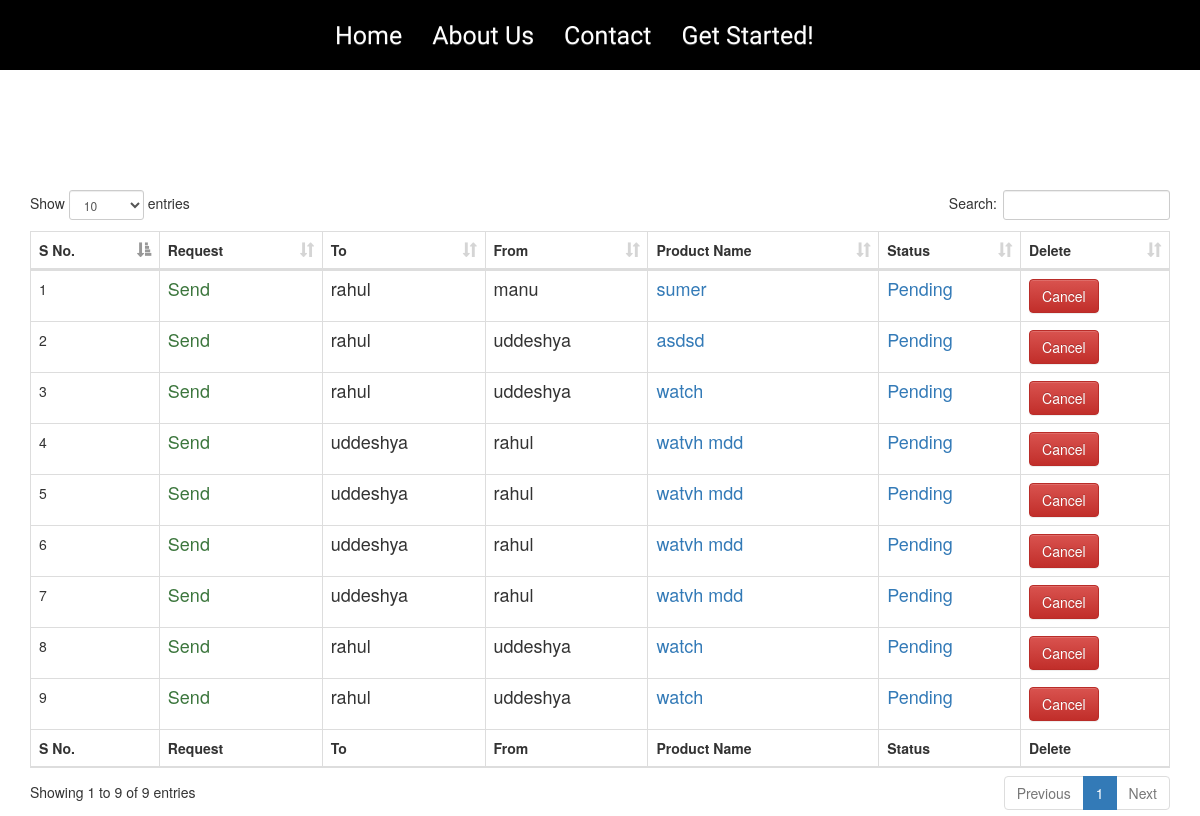
Screenshot of /notification.php with the database file from the repository.
### tables this page shows
CREATE TABLE `request_data` (
  `r_id` int(11) NOT NULL,
  `p_id` int(11) NOT NULL,
  `u_id` int(11) NOT NULL,
  `b_id` int(11) NOT NULL,
  `b_time` varchar(255) NOT NULL,
  `b_desc` text NOT NULL,
  `b_Date` varchar(255) NOT NULL,
  `b_status` int(11) NOT NULL
);

CREATE TABLE `user_data` (
  `u_id` int(11) NOT NULL,
  `u_name` varchar(255) NOT NULL,
  `u_phone` varchar(255) NOT NULL,
  `u_email` text NOT NULL,
  `u_password` text NOT NULL,
  `u_profile` text NOT NULL,
  `u_address` text NOT NULL,
  `u_status` int(11) NOT NULL DEFAULT '1'
);

CREATE TABLE `product_data` (
  `p_id` int(11) NOT NULL,
  `p_name` varchar(255) NOT NULL,
  `p_desc` text NOT NULL,
  `p_img` text NOT NULL,
  `p_qty` int(11) NOT NULL,
  `u_id` int(11) NOT NULL,
  `p_status` int(11) NOT NULL DEFAULT '0'
);

### connections/query.php (called while the page is built, shortened)
<?php
class query{
function selectone($conn,$table,$where){
    $query="SELECT * FROM $table where $where";
    $exe=mysqli_query($conn,$query);
    $result=mysqli_fetch_array($exe);
    return $result;
}
function selectall($conn,$table){
    $query="SELECT * FROM $table";
    $exe=mysqli_query($conn,$query);
    return $exe;
}
}
?>

### notification.php (the view)
<?php
include("connections\conn.php");
include("header.php");
?>
<section id="view_product">
	<div class="container">
<br>
<br>
<br>
<br>
<br>
		<table id="example" class="table table-bordered" style="width:100%;">
        <thead>
            <tr>
                <th>S No.</th>
                <th>Request</th>
                <th>To</th>
                <th>From</th>
                <th>Product Name</th>
                <th>Status</th>
                <th>Delete</th>
            </tr>
        </thead>
        <tfoot>
            <tr>
                <th>S No.</th>
                <th>Request</th>
                <th>To</th>
                <th>From</th>
                <th>Product Name</th>
                <th>Status</th>
                <th>Delete</th>
            </tr>
        </tfoot>
        <tbody>
        	<?php
				$obj = new query;
        		$exe=$obj->selectall($conn,table5);
        		$i=1;
        		while($fetch=mysqli_fetch_array($exe)){
        	?>
        	<tr>
        		<td><?php echo $i;?></td>
                <td>
                        <span class="text-success h4">Send</span>
                </td>
                <td>
                    <?php
                    $where="u_id=".$fetch['u_id'];
                    $fetchu=$obj->selectone($conn,table1,$where)
                    ?>
                        <span class=" h4"><?php echo $fetchu['u_name'];?></span>
                </td>
                <td>
                     <?php
                    $where="u_id=".$fetch['b_id'];
                    $fetchu=$obj->selectone($conn,table1,$where)
                    ?>
                        <span class=" h4"><?php echo $fetchu['u_name'];?></span>
                </td>
                <td>
                    <?php
                    $where="p_id=".$fetch['p_id'];
                    $fetchp=$obj->selectone($conn,table2,$where)
                    ?>
                        <span class="text-primary h4 "><?php echo $fetchp['p_name']?></span>
                </td>
        		<td>
        				<span class="text-primary h4 ">Pending</span>
        		</td>
        		<td>
        			<a href="index.php?status=notification.php?p_id=<?php echo $fetch['p_id']; ?>">
        				<input type='button' class='btn btn-danger' value='Cancel'/>
        			</a>
        		</td>
        	</tr>
        	<?php
        	$i++;
        		}
        	?>
        </tbody>
    </table>
	</div>
</section>
<?php
include("footer.php");
?>

### css/style.css (style rules this page uses)
body { background: white; }
section { overflow: hidden; }

### rows the page displays
request_data: u.u_name "rahul", user_data.u_name "manu", p.p_name "sumer"
request_data: u.u_name "rahul", user_data.u_name "uddeshya", p.p_name "asdsd"
request_data: u.u_name "rahul", user_data.u_name "uddeshya", p.p_name "watch"
request_data: u.u_name "uddeshya", user_data.u_name "rahul", p.p_name "watvh mdd"
request_data: u.u_name "uddeshya", user_data.u_name "rahul", p.p_name "watvh mdd"
request_data: u.u_name "uddeshya", user_data.u_name "rahul", p.p_name "watvh mdd"
request_data: u.u_name "uddeshya", user_data.u_name "rahul", p.p_name "watvh mdd"
request_data: u.u_name "rahul", user_data.u_name "uddeshya", p.p_name "watch"
request_data: u.u_name "rahul", user_data.u_name "uddeshya", p.p_name "watch"
